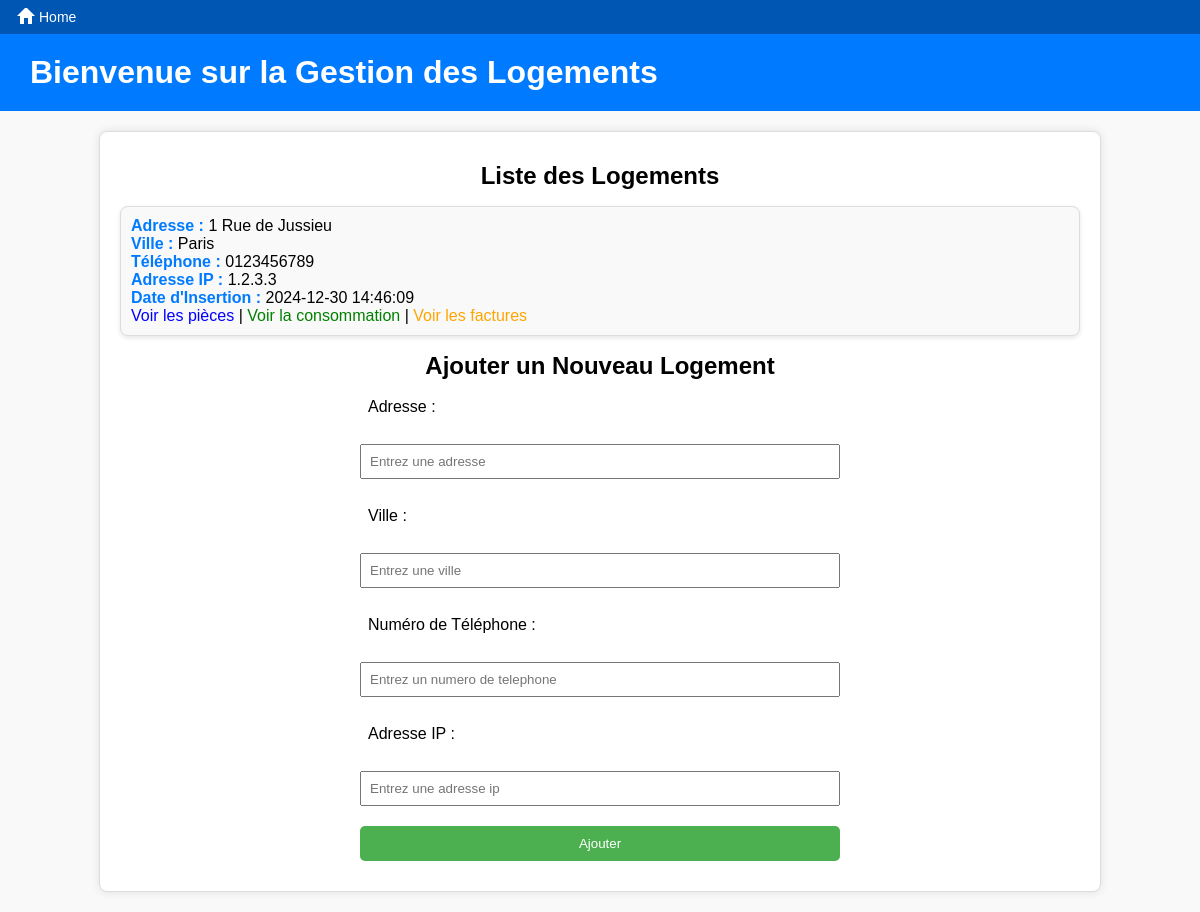
The page / on the database its author committed.
### tables this page shows
CREATE TABLE Logement (
    id_logement INTEGER PRIMARY KEY AUTOINCREMENT,
    adresse TEXT NOT NULL,
    ville TEXT NOT NULL,
    numero_telephone TEXT NOT NULL,
    adresse_ip TEXT NOT NULL,
    date_insertion TIMESTAMP DEFAULT CURRENT_TIMESTAMP
);

### ancien/main.py (the view)
@app.get("/", response_class=HTMLResponse)
async def show_index(request: Request):
    try:
        with get_db_connection() as conn:
            logements = conn.execute(
                "SELECT id_logement, adresse, ville, numero_telephone, adresse_ip, date_insertion FROM Logement"
            ).fetchall()
            logements = [dict(row) for row in logements]
        return templates.TemplateResponse(
            "index.html",
            {"request": request, "logements": logements}
        )
    except Exception as e:
        print(f"Erreur lors de la récupération des logements : {e}")
        raise HTTPException(status_code=500, detail="Erreur lors de la récupération des logements.")

### templates/index.html (shortened to what this page needs)
<!DOCTYPE html>
<html lang="en">
<head>
    <link rel="stylesheet" href="/static/css/style.css">
</head>
<body>
    <div class="navbar">
        <a href="/" class="home-button">
            <svg xmlns="http://www.w3.org/2000/svg" viewBox="0 0 24 24" width="24" height="24" fill="currentColor" class="home-icon">
                <path d="M12 3l8 8h-3v8h-4v-6H9v6H5v-8H2l8-8z"/>
            </svg>
            Home
        </a>
    </div>
    <header>
        <h1>Bienvenue sur la Gestion des Logements</h1>
    </header>
    <main>
        <section>
            <h2>Liste des Logements</h2>
            <ul>
                {% for logement in logements %}
                <li style="margin-bottom: 15px; padding: 10px; background-color: #f9f9f9; border-radius: 8px;">
                    <strong>Adresse :</strong> {{ logement['adresse'] }}<br>
                    <strong>Ville :</strong> {{ logement['ville'] }}<br>
                    <strong>Téléphone :</strong> {{ logement['numero_telephone'] }}<br>
                    <strong>Adresse IP :</strong> {{ logement['adresse_ip'] }}<br>
                    <strong>Date d'Insertion :</strong> {{ logement['date_insertion'] }}<br>
                    <a href="/logement/{{ logement['id_logement'] }}" style="color: blue; text-decoration: none;">Voir les pièces</a> |
                    <a href="/logement/{{ logement['id_logement'] }}/consumption" style="color: green; text-decoration: none;">Voir la consommation</a> |
                    <a href="/logement/{{ logement['id_logement'] }}/factures/graphique" style="color: orange; text-decoration: none;">Voir les factures</a>
                </li>
                {% else %}
                <p>Aucun logement disponible.</p>
                {% endfor %}
            </ul>
        </section>
        <section>
            <h2>Ajouter un Nouveau Logement</h2>
            <form method="POST" action="/add-logement" style="display: flex; flex-direction: column; gap: 10px;">
                <label for="adresse">Adresse :</label>
                <input type="text" id="adresse" name="adresse" placeholder="Entrez une adresse" required>
                <label for="ville">Ville :</label>
                <input type="text" id="ville" name="ville" placeholder="Entrez une ville" required>
                <label for="numero_telephone">Numéro de Téléphone :</label>
                <input type="text" id="numero_telephone" name="numero_telephone" placeholder="Entrez un numero de telephone" required>
                <label for="adresse_ip">Adresse IP :</label>
                <input type="text" id="adresse_ip" name="adresse_ip" placeholder="Entrez une adresse ip" required>
                <button type="submit" style="padding: 10px; background-color: #4CAF50; color: white; border: none; border-radius: 5px; cursor: pointer;">Ajouter</button>
            </form>
        </section>
    </main>
</body>
</html>

### static/css/style.css (style rules this page uses)
body { font-family: Arial, sans-serif; margin: 0; padding: 0; background-color: #f9f9f9; }
header { background-color: #007bff; color: white; text-align: center; padding: 20px 0; }
h1, h2 { margin: 10px; text-align: center; }
main { width: 80%; margin: 20px auto; padding: 20px; background-color: white; border: 1px solid #ddd; box-shadow: 0 0 10px rgba(0, 0, 0, 0.1); border-radius: 8px; }
ul { list-style-type: none; padding: 0; }
li { background: #eee; margin: 5px 0; padding: 10px; border-radius: 5px; }
form { display: flex; flex-direction: column; width: 50%; margin: 0 auto; }
label, input, button { margin-bottom: 10px; padding: 8px; }
button { background-color: #28a745; color: white; border: none; cursor: pointer; }
ul { list-style: none; padding: 0; }
li { margin-bottom: 15px; padding: 10px; background-color: #f9f9f9; border: 1px solid #ddd; border-radius: 8px; box-shadow: 0 2px 5px rgba(0, 0, 0, 0.1); }
li strong { color: #007bff; }
header { display: flex; align-items: center; justify-content: space-between; padding: 10px 20px; background-color: #007bff; color: white; }
.navbar { background-color: #0056b3; display: flex; align-items: center; padding: 5px 15px; }
.home-button { display: inline-flex; align-items: center; text-decoration: none; color: white; font-size: 14px; font-weight: normal; padding: 0; margin-right: 10px; background-color: transparent; border: none; cursor: pointer; transition: color 0.3s ease, transform 0.2s ease; }
.home-icon { width: 24px; height: 24px; fill: currentColor; stroke: none; vertical-align: middle; }

### rows shown on the page
Logement: adresse "1 Rue de Jussieu", ville "Paris", numero_telephone "0123456789", adresse_ip "1.2.3.3", date_insertion "2024-12-30 14:46:09"
